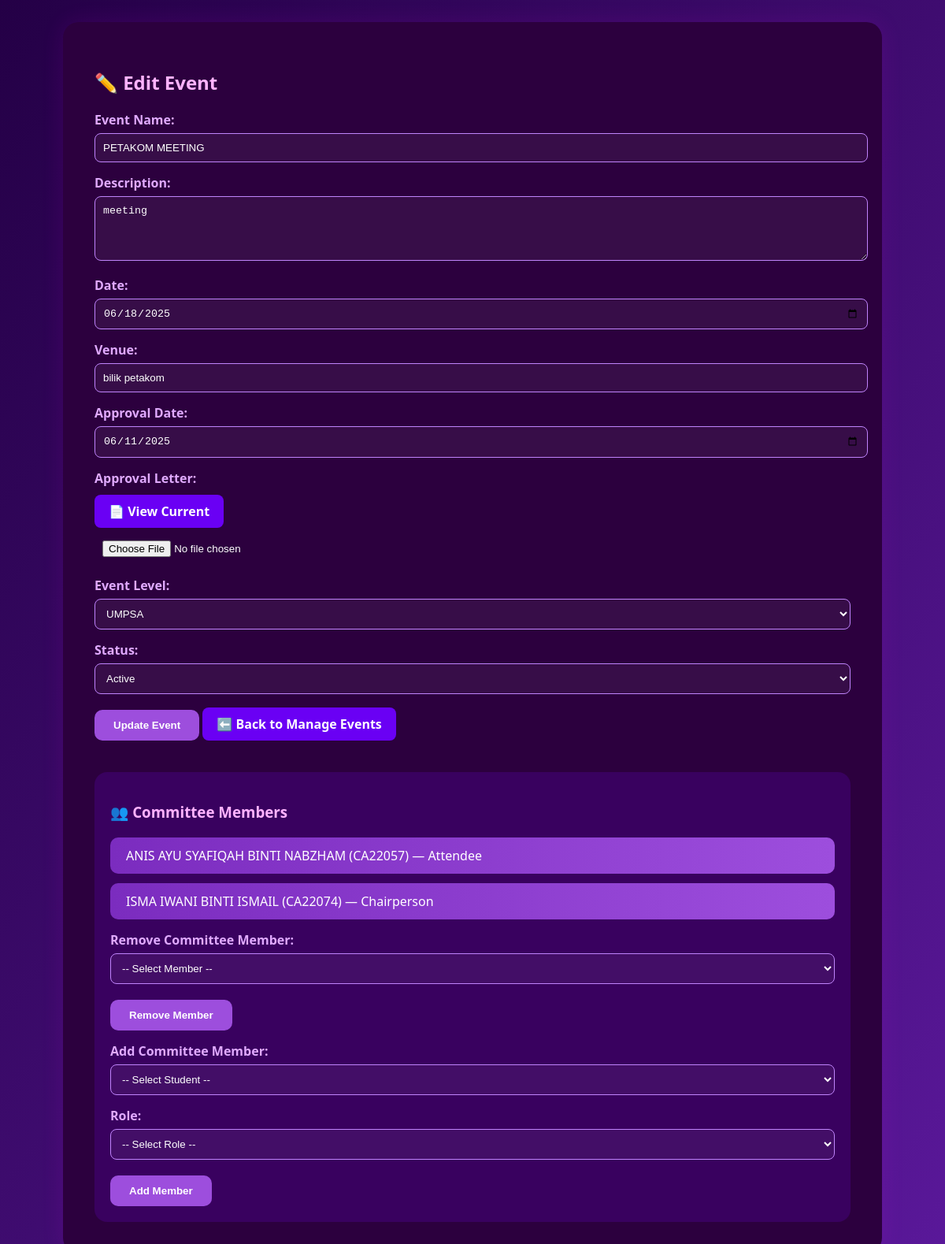
The app's page /Module2/editEvent.php?id=EVT68515fd (signed in) with its own data.
### tables this page shows
CREATE TABLE `event` (
  `eventName` varchar(100) DEFAULT NULL,
  `eventID` varchar(10) NOT NULL,
  `eventDescription` varchar(100) NOT NULL,
  `eventDate` date NOT NULL,
  `venue` varchar(100) NOT NULL,
  `approvalLetter` varchar(255) NOT NULL,
  `approvalDate` date NOT NULL,
  `status` varchar(20) NOT NULL,
  `qrCode` varchar(100) NOT NULL,
  `eventLevel` varchar(255) NOT NULL,
  `staffID` varchar(10) NOT NULL
);

CREATE TABLE `committee` (
  `committeeID` varchar(10) NOT NULL,
  `role` varchar(100) NOT NULL,
  `eventID` varchar(10) NOT NULL,
  `studentID` varchar(10) NOT NULL
);

CREATE TABLE `student` (
  `studentID` varchar(10) NOT NULL,
  `studentName` varchar(80) NOT NULL,
  `studentEmail` varchar(100) NOT NULL,
  `studentPassword` varchar(255) NOT NULL,
  `studentCard` varchar(100) NOT NULL,
  `verify` varchar(20) NOT NULL,
  `qr_code` varchar(100) NOT NULL
);

### Module2/editEvent.php (the view, shortened to what this page needs)
<?php
require_once '../DB_mypetakom/db.php';
$staffID = $_SESSION['userID'];
$eventID = $_GET['id'] ?? null;
$stmt = $conn->prepare("SELECT * FROM event WHERE eventID = ? AND staffID = ?");
$stmt->bind_param("ss", $eventID, $staffID);
$stmt->execute();
$result = $stmt->get_result();
$event = $result->fetch_assoc();
$committeeMembers = $conn->prepare("SELECT c.committeeID, s.studentID, s.studentName, c.role
                                    FROM committee c JOIN student s ON c.studentID = s.studentID
                                    WHERE c.eventID = ?");
$committeeMembers->bind_param("s", $eventID);
$committeeMembers->execute();
$committeeResult = $committeeMembers->get_result();
$committeeOptions = [];
while ($row = $committeeResult->fetch_assoc()) {
    $committeeOptions[] = $row;
}
?>
<!DOCTYPE html>
<html lang="en">
<head>
</head>
<body>
<div class="container">
    <h2>✏️ Edit Event</h2>
    <form method="post" enctype="multipart/form-data">
        <label>Event Name:</label>
        <input type="text" name="eventName" value="<?= htmlspecialchars($event['eventName']) ?>" required>
        <label>Description:</label>
        <textarea name="eventDescription" rows="4" required><?= htmlspecialchars($event['eventDescription']) ?></textarea>
        <label>Date:</label>
        <input type="date" name="eventDate" value="<?= htmlspecialchars($event['eventDate']) ?>" required>
        <label>Venue:</label>
        <input type="text" name="venue" value="<?= htmlspecialchars($event['venue']) ?>" required>
        <label>Approval Date:</label>
        <input type="date" name="approvalDate" value="<?= htmlspecialchars($event['approvalDate']) ?>">
        <label>Approval Letter:</label>
        <?php if (!empty($event['approvalLetter'])): ?>
            <a href="<?= htmlspecialchars($event['approvalLetter']) ?>" target="_blank" class="action-link">📄 View Current</a>
        <?php else: ?>
            <span>No letter uploaded</span>
        <?php endif; ?>
        <input type="file" name="approvalLetter" accept=".pdf">
        <label>Event Level:</label>
        <select name="eventLevel">
            <?php foreach (["International", "National", "State", "District", "UMPSA"] as $lvl): ?>
                <option value="<?= $lvl ?>" <?= $event['eventLevel'] === $lvl ? 'selected' : '' ?>><?= $lvl ?></option>
            <?php endforeach; ?>
        </select>
        <label>Status:</label>
        <select name="status">
            <?php foreach (["Active", "Postponed", "Cancelled"] as $stat): ?>
                <option value="<?= $stat ?>" <?= $event['status'] === $stat ? 'selected' : '' ?>><?= $stat ?></option>
            <?php endforeach; ?>
        </select>
        <button type="submit" name="updateEvent">Update Event</button>
        <a href="eventManage.php" class="action-link">⬅️ Back to Manage Events</a>
    </form>
    <div class="committee-section">
        <h3>👥 Committee Members</h3>
        <?php foreach ($committeeOptions as $member): ?>
            <div class="committee-member">
                <?= htmlspecialchars($member['studentName']) ?> (<?= htmlspecialchars($member['studentID']) ?>) — <?= htmlspecialchars($member['role']) ?>
            </div>
        <?php endforeach; ?>
        <form method="post">
            <label>Remove Committee Member:</label>
            <select name="removeCommitteeID" required>
                <option value="">-- Select Member --</option>
            </select>
            <button type="submit" name="removeCommitteeForm">Remove Member</button>
        </form>
        <form method="post">
            <label>Add Committee Member:</label>
            <select name="studentID" required>
                <option value="">-- Select Student --</option>
            </select>
            <label>Role:</label>
            <select name="role" required>
                <option value="">-- Select Role --</option>
            </select>
            <button type="submit" name="addCommittee">Add Member</button>
        </form>
    </div>
</div>
</body>
</html>

### Module2/editEvent.php (style rules this page uses)
body { background: linear-gradient(to bottom right, #240046, #5a189a); color: #f0e7ff; font-family: 'Segoe UI', Tahoma, Geneva, Verdana, sans-serif; padding: 20px; }
.container { max-width: 960px; margin: 0 auto; background: #2c003e; padding: 40px; border-radius: 20px; box-shadow: 0 0 30px rgba(255, 0, 255, 0.1); }
h2, h3 { color: #ffb3ff; margin-bottom: 20px; }
label { display: block; margin-top: 15px; font-weight: bold; color: #e0aaff; }
input, textarea, select { width: 100%; padding: 10px; margin-top: 6px; border-radius: 8px; border: 1px solid #c084fc; background-color: #ffffff0d; color: white; }
input[type="file"] { border: none; background: transparent; }
button { margin-top: 20px; padding: 12px 24px; border: none; border-radius: 10px; background-color: #9d4edd; color: white; font-weight: bold; cursor: pointer; transition: background-color 0.3s ease; }
.action-link { display: inline-block; padding: 10px 18px; background-color: #6a00f4; color: #fff; border-radius: 8px; margin-top: 10px; text-decoration: none; font-weight: 600; transition: background-color 0.3s ease; }
.committee-section { margin-top: 40px; background-color: #39015f; padding: 20px; border-radius: 16px; }
.committee-member { background: linear-gradient(to right, #7b2cbf, #9d4edd); padding: 12px 20px; margin-bottom: 12px; border-radius: 10px; color: #fff; }

### records on screen
event: eventName "PETAKOM MEETING", eventDescription "meeting", eventDate "06/18/2025", venue "bilik petakom", approvalDate "06/11/2025", eventLevel "UMPSA", status "Active"
committee: studentID.studentName "ANIS AYU SYAFIQAH BINTI NABZHAM", studentID.studentID "CA22057", role "Attendee"
committee: studentID.studentName "ISMA IWANI BINTI ISMAIL", studentID.studentID "CA22074", role "Chairperson"
